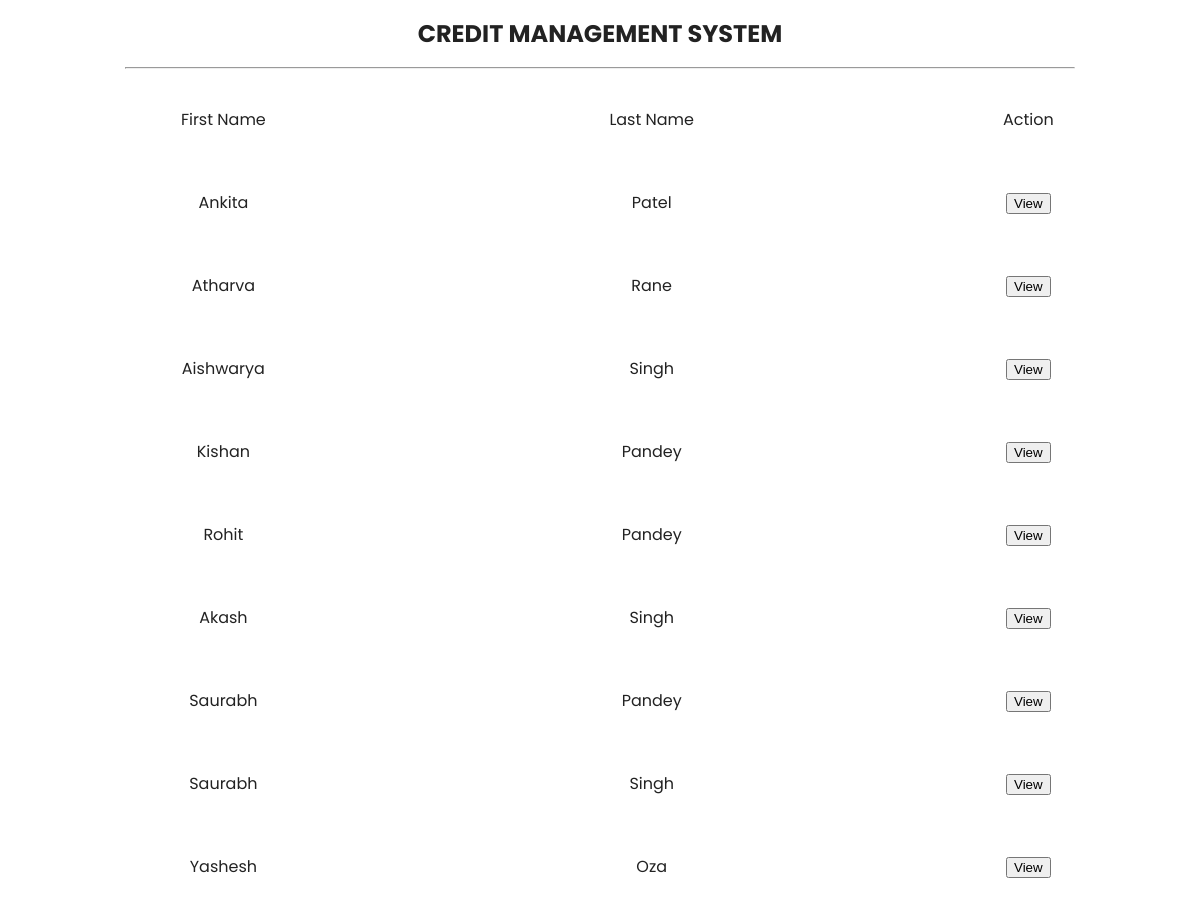
The page / on the database its author committed.
### tables this page shows
CREATE TABLE `users` (
  `firstname` varchar(20) NOT NULL,
  `lastname` varchar(20) NOT NULL,
  `email` varchar(25) NOT NULL,
  `dob` date NOT NULL,
  `gender` varchar(7) NOT NULL,
  `credit` int(15) NOT NULL
);

### index.php (the view, shortened to what this page needs)
<!DOCTYPE html>
<html lang="en" dir="ltr">
  <head>
    <link href="demo.css" rel="stylesheet">
  </head>
  <body>
    <h1>CREDIT MANAGEMENT SYSTEM</h1>
    <hr>
    <table width="100%" cellpadding="28"
        <th><td>First Name</td><td>Last Name</td><td>Action</td></th>
     <?php
       $host="localhost";
       $dbUsername="id10185095_yash";
       $dbPassword="test123";
       $dbname="id10185095_creditm";
       $con=mysqli_connect($host,$dbUsername,$dbPassword,$dbname);
       $result = mysqli_query($con,"SELECT * FROM users");
       while($row = mysqli_fetch_array($result))
       {
         $email=$row['email'];
         echo "<tr><td>" . $row['firstname'] . "</td><td>" . $row['lastname'] . "</td><td>
	<form action='detail.php' method='post'>
	<input type='hidden' name='email' value='".$email."'>
	<button type='submit' name='button'>View</button></form></td></tr>";
       }
     ?></table>
  </body>
</html>

### demo.css (style rules this page uses)
body { text-align: center; align-items: center; font-family: 'Poppins', sans-serif; color: #222; }
h1 { font-size: 300%; }
h1 { font-size: 150%; }
hr { width: 80%; }

### rows shown on the page
users: firstname "Ankita", lastname "Patel"
users: firstname "Atharva", lastname "Rane"
users: firstname "Aishwarya", lastname "Singh"
users: firstname "Kishan", lastname "Pandey"
users: firstname "Rohit", lastname "Pandey"
users: firstname "Akash", lastname "Singh"
users: firstname "Saurabh", lastname "Pandey"
users: firstname "Saurabh", lastname "Singh"
users: firstname "Yashesh", lastname "Oza"
